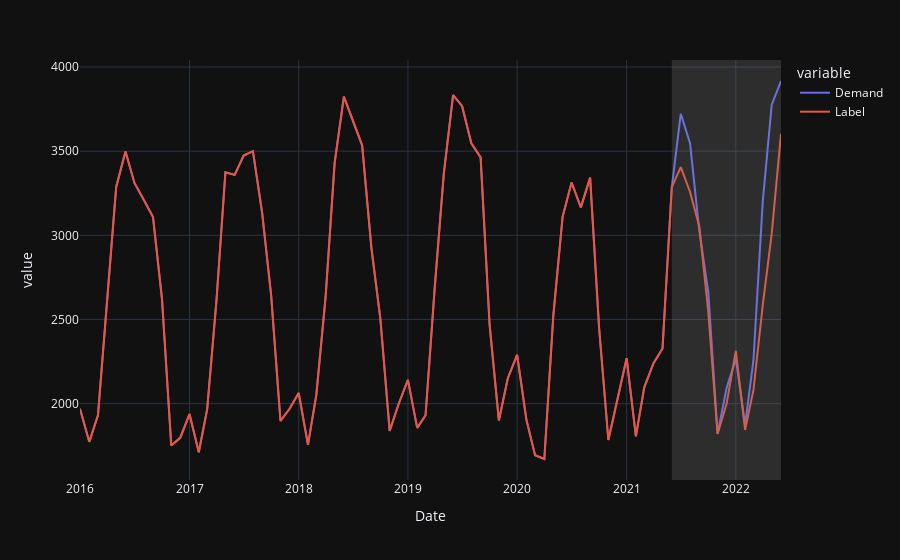

Here is the notebook cell this chart was saved with:
### Code cell
# generate predictions on the original dataset
predictions = predict_model(best, data=data)
# add a date column in the dataset
predictions['Date'] = pd.date_range(start='2016-01-01', end = '2022-06-01', freq = 'MS')
# line plot
fig = px.line(predictions, x='Date', y=["Demand", "Label"], template = 'plotly_dark')
# add a vertical rectange for test-set separation
fig.add_vrect(x0="2021-06-01", x1="2022-06-01", fillcolor="grey", opacity=0.25, line_width=0)
fig.show()
